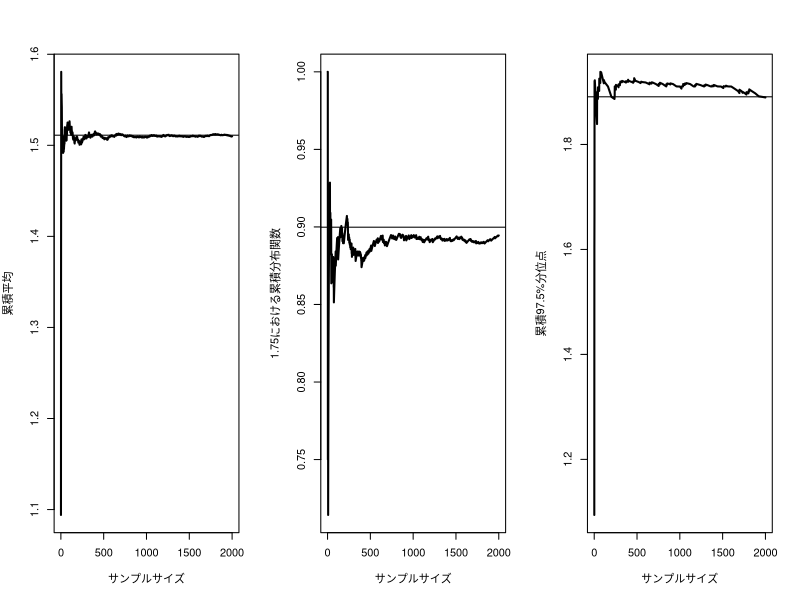

The R script that drew this image:
a = 2;b = 1
sy = 66;n = 44

theta.mc10 = rgamma(10, shape=a+sy, rate=b+n)
theta.mc100 = rgamma(100, shape=a+sy, rate=b+n)
theta.mc1000 = rgamma(1000, shape=a+sy, rate=b+n)

#平均
pos_mean = (a+sy)/(b+n)
print('平均')
print(c("真値", pos_mean))
print(c("モンテカルロ近似n=10",mean(theta.mc10)))
print(c("モンテカルロ近似n=100",mean(theta.mc100)))
print(c("モンテカルロ近似n=1000",mean(theta.mc1000)))

#1.75における累積分布確率
print('1.75における累積分布確率')
print(c("真値", pgamma(1.75, a+sy, b+n)))
print(c("モンテカルロ近似n=10",mean(theta.mc10 < 1.75)))
print(c("モンテカルロ近似n=100",mean(theta.mc100 < 1.75)))
print(c("モンテカルロ近似n=1000",mean(theta.mc1000 < 1.75)))

#累積97.5%分位点
print('累積97.5%分位点')
print(c("真値", qgamma(0.975, a+sy, b+n)))
print(c("モンテカルロ近似n=10",quantile(theta.mc10, 0.975, name=FALSE)))
print(c("モンテカルロ近似n=100",quantile(theta.mc100, 0.975, name=FALSE)))
print(c("モンテカルロ近似n=1000",quantile(theta.mc1000, 0.975, name=FALSE)))

#収束性の検証
N = 2000
theta_mean = theta_p1.75 = theta_q0.975 = numeric(N)
samples = rgamma(N, a+sy, b+n)
for (i in 1:N){
  theta_mean[i] = mean(samples[1:i])
  theta_p1.75[i] = mean(samples[1:i]<1.75)
  theta_q0.975[i] = quantile(samples[1:i], 0.975, name=FALSE)
}

par(mfrow = c(1, 3))
plot(1:N, theta_mean, xlab='サンプルサイズ', ylab='累積平均', type='l', lwd=2)
par(new=TRUE)
abline(h=pos_mean)
plot(1:N, theta_p1.75, xlab='サンプルサイズ', ylab='1.75における累積分布関数', type='l', lwd=2)
par(new=TRUE)
abline(h=pgamma(1.75, a+sy, b+n))
plot(1:N, theta_q0.975, xlab='サンプルサイズ', ylab='累積97.5%分位点', type='l', lwd=2)
par(new=TRUE)
abline(h=qgamma(0.975, a+sy, b+n))


